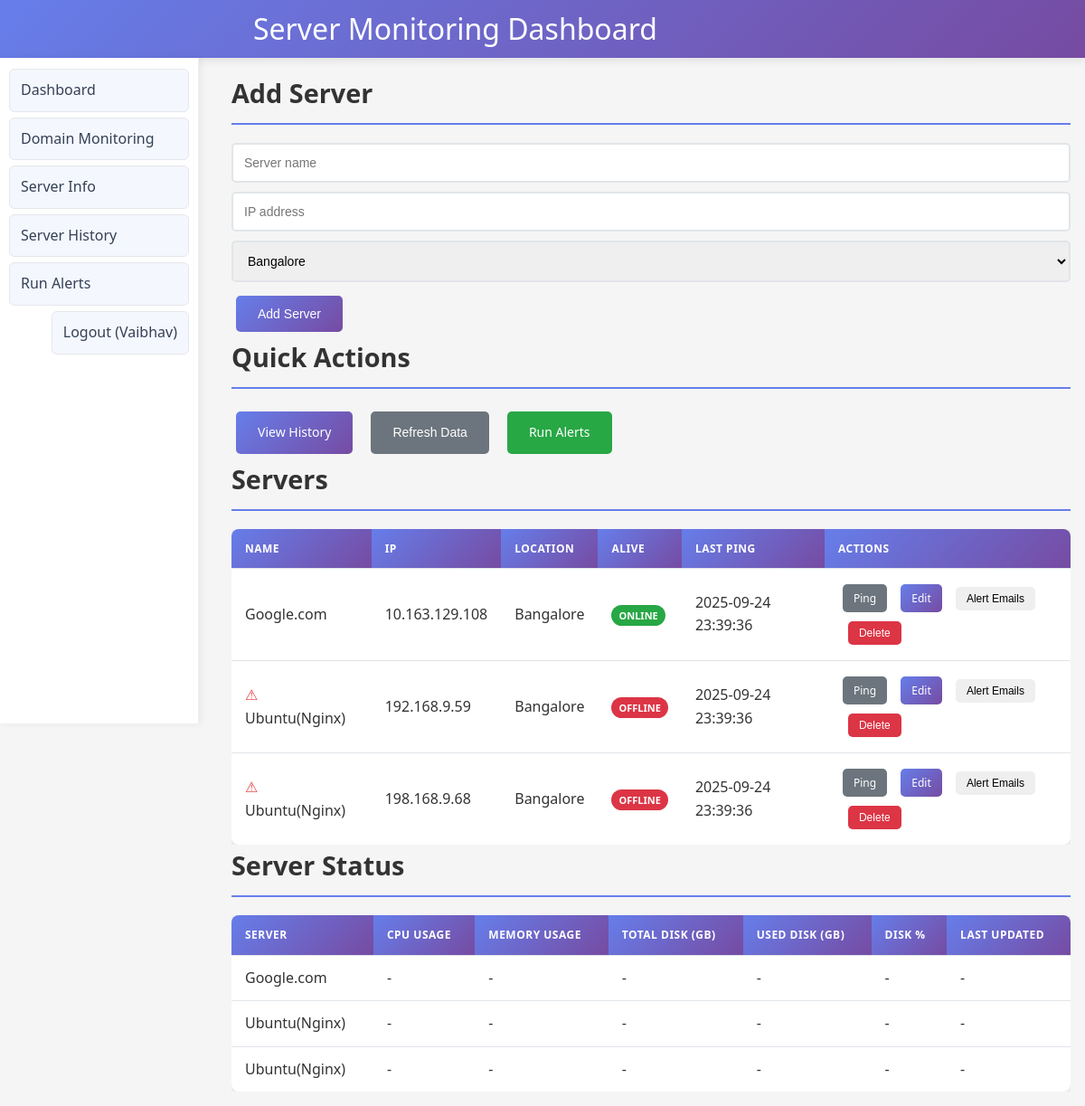
Before: /server (signed in) with the older database file.
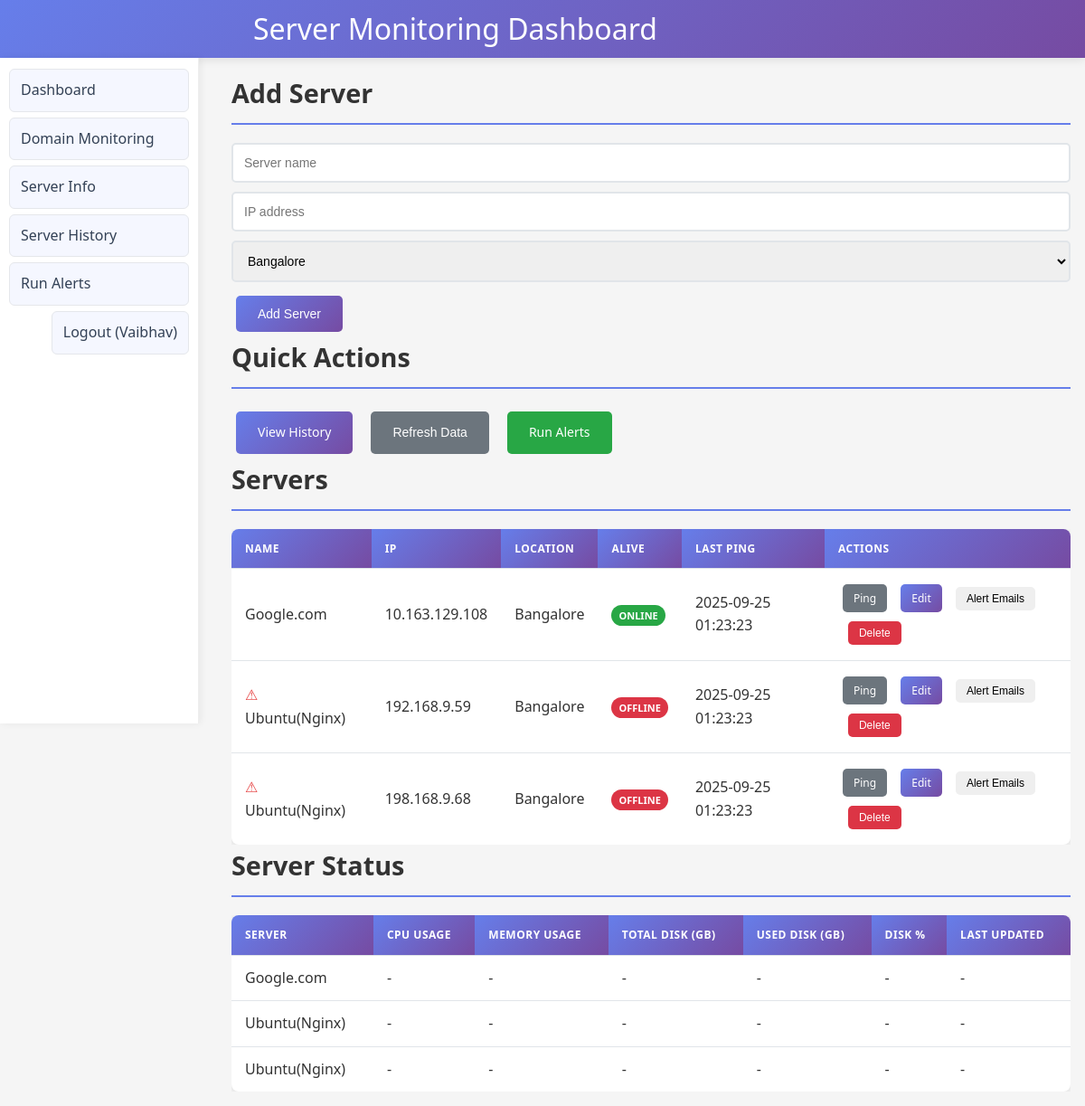
After: the same page with the newer database file.
### tables this page shows
CREATE TABLE users (
            id INTEGER PRIMARY KEY AUTOINCREMENT,
            name TEXT,
            email TEXT UNIQUE NOT NULL,
            password_hash TEXT NOT NULL,
            role TEXT NOT NULL,          -- super_admin, admin, super_analytics, analytics
            location TEXT                -- required for admin/analytics
        );

CREATE TABLE servers (
            id INTEGER PRIMARY KEY AUTOINCREMENT,
            name TEXT NOT NULL,
            ip_address TEXT NOT NULL,
            location TEXT,
            alive INTEGER DEFAULT 0,
            last_ping_at TEXT
        );

### 1app.py (the view, shortened to what this page needs)
@app.route('/server', methods=['GET', 'POST'])
@login_required
def server():
    user = get_current_user()
    collect_local = os.environ.get('COLLECT_LOCAL_STATS', '0') == '1'
    if collect_local:
        try:
            hostname = platform.node()
            os_info = f"{platform.system()} {platform.release()}"
            cpu_count = psutil.cpu_count(logical=True)
            cpu_percent = psutil.cpu_percent(interval=1)
            memory = psutil.virtual_memory()
            try:
                disk_root = os.environ.get("DISK_ROOT") or os.getenv('SystemDrive') or os.path.abspath(os.sep)
                if isinstance(disk_root, bytes):
                    disk_root = disk_root.decode('utf-8', 'ignore')
                disk_root = (disk_root or '').strip()
                if platform.system().lower().startswith('win') and len(disk_root) == 2 and disk_root[1] == ':':
                    disk_root = disk_root + '\\'
                disk_root = os.path.normpath(disk_root)
                if not os.path.isabs(disk_root):
                    disk_root = os.path.abspath(disk_root)
                print("[server] disk_root=", repr(disk_root), type(disk_root))
                disk = psutil.disk_usage(disk_root)
            except Exception as disk_err:
                try:
                    fallback_root = os.path.abspath(os.path.expanduser('~'))
                    print("[server] fallback_root=", repr(fallback_root), type(fallback_root))
                    disk = psutil.disk_usage(fallback_root)
                except Exception as disk_err2:
                    final_root = os.path.abspath(os.sep)
                    print("[server] final_root=", repr(final_root), type(final_root))
                    disk = psutil.disk_usage(final_root)
            open_ports = []
            for port in [22, 80, 443]:
                sock = socket.socket(socket.AF_INET, socket.SOCK_STREAM)
                sock.settimeout(0.5)
                if sock.connect_ex(('127.0.0.1', port)) == 0:
                    open_ports.append(port)
                sock.close()
            conn = get_db_connection()
            c = conn.cursor()
            c.execute('''
                INSERT INTO server_monitoring
                (hostname, os, cpu_count, cpu_usage, memory_total, memory_used, memory_percent,
                 disk_total, disk_used, disk_percent, open_ports, status)
                VALUES (?, ?, ?, ?, ?, ?, ?, ?, ?, ?, ?, ?)
            ''', (
                hostname,
                os_info,
                cpu_count,
                cpu_percent,
                round(memory.total / (1024**3), 2),
                round(memory.used / (1024**3), 2),
                memory.percent,
                round(disk.total / (1024**3), 2),
                round(disk.used / (1024**3), 2),
                round((disk.used / disk.total) * 100, 2),
                ','.join(map(str, open_ports)),
                'online'
            ))
            conn.commit()
            conn.close()
            server_info = {
                "hostname": hostname,
                "os": os_info,
                "cpu_count": cpu_count,
                "cpu_usage": f"{cpu_percent}%",
                "memory_total": f"{round(memory.total / (1024**3),2)} GB",
                "memory_used": f"{round(memory.used / (1024**3),2)} GB",
                "memory_percent": f"{memory.percent}%",
                "disk_total": f"{round(disk.total / (1024**3), 2)} GB",
                "disk_used": f"{round(disk.used / (1024**3), 2)} GB",
                "disk_percent": f"{round((disk.used / disk.total) * 100, 2)}%",
                "open_ports": open_ports
            }
        except Exception as e:
            server_info = {"error": f"server_info_failure: {type(e).__name__}: {e} | trace: {traceback.format_exc()}"}
    else:
        server_info = None
    conn = get_db_connection()
    c = conn.cursor()
    base_sql = "SELECT id, name, ip_address, location, alive, last_ping_at FROM servers"
    params = []
    if user and user["role"] in ("admin", "analytics"):
        base_sql += " WHERE LOWER(location)=LOWER(?)"
        params.append(user["location"] or "")
    base_sql += " ORDER BY name"
    c.execute(base_sql, params)
    servers = c.fetchall()
    conn.close()
    return render_template('server.html', server_info=server_info, servers=servers, locations=get_locations(), user=user)

### 1app.py (called while the page is built)
def get_db_connection():
    conn = sqlite3.connect(DB_FILE)
    conn.row_factory = sqlite3.Row
    return conn

def get_current_user():
    user_id = session.get('user_id')
    if not user_id:
        return None
    conn = get_db_connection()
    c = conn.cursor()
    c.execute("SELECT id, name, email, role, location FROM users WHERE id = ?", (user_id,))
    row = c.fetchone()
    conn.close()
    return row

def login_required(view_func):
    @functools.wraps(view_func)
    def wrapper(*args, **kwargs):
        if not get_current_user():
            return redirect(url_for('login', next=request.path))
        return view_func(*args, **kwargs)
    return wrapper

def get_locations():
    conn = get_db_connection()
    c = conn.cursor()
    c.execute("SELECT name FROM locations ORDER BY name")
    rows = [r[0] for r in c.fetchall()]
    conn.close()
    return rows

### templates/server.html (shortened to what this page needs)
<!DOCTYPE html>
<html>
<head>
    <link rel="stylesheet" href="{{ url_for('static', filename='style.css') }}">
</head>
<body>
    <header>
        <div class="container">
            <h1>Server Monitoring Dashboard</h1>
        </div>
    </header>
    <nav>
        <div class="container">
            <ul>
                <li><a href="/">Dashboard</a></li>
                <li><a href="/domain">Domain Monitoring</a></li>
                <li><a href="/server">Server Info</a></li>
                <li><a href="/server/history">Server History</a></li>
                <li><a href="/run_alerts">Run Alerts</a></li>
                {% if user %}
                    <li style="margin-left:auto"><a href="/logout">Logout ({{ user.name }})</a></li>
                {% else %}
                    <li style="margin-left:auto"><a href="/login">Login</a></li>
                {% endif %}
            </ul>
        </div>
    </nav>
    <div class="container">
        <div class="card">
            <h2>Add Server</h2>
            <form method="POST" style="display:flex; gap:10px; align-items:center; flex-wrap:wrap;">
                <input type="text" name="name" placeholder="Server name" class="form-control" required style="min-width:180px;">
                <input type="text" name="ip_address" placeholder="IP address" class="form-control" required style="min-width:180px;">
                <select name="location" class="form-control" style="min-width: 180px;">
                    {% for loc in locations %}
                        <option value="{{ loc }}">{{ loc }}</option>
                    {% endfor %}
                </select>
                <button type="submit" class="btn btn-primary">Add Server</button>
            </form>
        </div>
        <div class="card">
            <h2>Quick Actions</h2>
            <div style="display: flex; gap: 10px; flex-wrap: wrap;">
                <a href="/server/history" class="btn btn-primary">View History</a>
                <button onclick="location.reload()" class="btn btn-secondary">Refresh Data</button>
                <a href="/run_alerts" class="btn btn-success">Run Alerts</a>
            </div>
        </div>
        <div class="card">
            <h2>Servers</h2>
            <div class="table-container" id="servers-table-container">
                <table id="servers-table">
                    <thead>
                        <tr>
                            <th>Name</th>
                            <th>IP</th>
                            <th>Location</th>
                            <th>Alive</th>
                            <th>Last Ping</th>
                            <th>Actions</th>
                        </tr>
                    </thead>
                    <tbody>
                        {% for s in servers %}
                        <tr data-id="{{ s.id }}">
                            <td class="name">
                                {% if not s.alive %}<span title="Offline" style="color:#e53e3e;">⚠</span> {% endif %}
                                {{ s.name }}
                            </td>
                            <td class="ip">{{ s.ip_address }}</td>
                            <td class="location">{{ s.location or '-' }}</td>
                            <td class="alive">
                                {% if s.alive %}
                                    <span class="badge badge-success">Online</span>
                                {% else %}
                                    <span class="badge badge-danger">Offline</span>
                                {% endif %}
                            </td>
                            <td class="last_ping">{{ s.last_ping_at or '-' }}</td>
                            <td>
                                <a href="/server/ping/{{ s.id }}" class="btn btn-sm btn-secondary">Ping</a>
                                <a href="/server/edit/{{ s.id }}" class="btn btn-sm btn-primary" style="margin-left:6px;">Edit</a>
                                <button type="button" class="btn btn-sm btn-info btn-alert-emails" style="margin-left:6px;" data-server-id="{{ s.id }}" data-server-name='{{ s.name|tojson }}'>Alert Emails</button>
                                <form action="/server/delete/{{ s.id }}" method="POST" style="display:inline-block; margin-left:6px;" onsubmit="return confirm('Delete server \' + ({{ s.name|tojson }}) + '\'?');">
                                    <button type="submit" class="btn btn-sm btn-danger">Delete</button>
                                </form>
                            </td>
                        </tr>
                        {% endfor %}
                </table>
            </div>
        </div>
        <div class="card">
            <h2>Server Status</h2>
            <div class="table-container">
                <table id="server-status-table">
                    <thead>
                        <tr>
                            <th>Server</th>
                            <th>CPU Usage</th>
                            <th>Memory Usage</th>
                            <th>Total Disk (GB)</th>
                            <th>Used Disk (GB)</th>
                            <th>Disk %</th>
                            <th>Last Updated</th>
                        </tr>
                    </thead>
                    <tbody>
                    </tbody>
                </table>
            </div>
        </div>
</body>
</html>

### static/style.css (style rules this page uses)
:root { --primary: #667eea; --surface: #ffffff; --text: #334155; --muted: #6b7280; --sidebar-width: 240px; --header-height: 64px; }
* { margin: 0; padding: 0; box-sizing: border-box; }
body { font-family: 'Segoe UI', Tahoma, Geneva, Verdana, sans-serif; line-height: 1.6; color: #333; background-color: #f5f5f5; }
.container { max-width: 1200px; margin: 0 auto; padding: 16px; margin-left: var(--sidebar-width); }
header { background: linear-gradient(135deg, #667eea 0%, #764ba2 100%); color: white; height: var(--header-height); display: flex; align-items: center; padding: 0 16px; margin-bottom: 0; box-shadow: 0 2px 10px rgba(0,0,0,0.1); }
header h1 { width: 100%; text-align: right; font-size: 2em; font-weight: 400; margin-right: 8px; }
nav { position: fixed; left: 0; top: var(--header-height); width: calc(var(--sidebar-width) - 20px); height: calc(100vh - var(--header-height)); background: var(--surface); padding: 12px 10px; box-shadow: 2px 0 8px rgba(0,0,0,0.06); border-right: 1px solid #eee; overflow-y: auto; z-index: 1000; }
nav .container { margin: 0; padding: 0; max-width: 100%; }
nav ul { list-style: none; display: flex; flex-direction: column; gap: 6px; margin: 0; padding: 0; }
nav a { text-decoration: none; color: var(--text); font-weight: 500; padding: 10px 12px; border-radius: 6px; transition: all 0.2s ease; display: block; background: #f5f7ff; border: 1px solid #e5e7eb; }
.card h2 { color: #333; margin-bottom: 20px; font-size: 1.8em; border-bottom: 2px solid #667eea; padding-bottom: 10px; }
.form-control { width: 100%; padding: 12px; border: 2px solid #e1e5e9; border-radius: 5px; font-size: 14px; transition: border-color 0.3s ease; }
.btn { padding: 12px 24px; border: none; border-radius: 5px; cursor: pointer; font-size: 14px; font-weight: 500; text-decoration: none; display: inline-block; transition: all 0.3s ease; margin: 5px; }
.btn-primary { background: linear-gradient(135deg, #667eea 0%, #764ba2 100%); color: white; }
.btn-secondary { background-color: #6c757d; color: white; }
.btn-danger { background-color: #dc3545; color: white; }
.btn-success { background-color: #28a745; color: white; }
.btn-sm { padding: 6px 12px; font-size: 12px; }
.table-container { overflow-x: auto; margin-top: 12px; }
table { width: 100%; border-collapse: collapse; background: white; border-radius: 8px; overflow: hidden; box-shadow: 0 2px 10px rgba(0,0,0,0.1); }
th, td { padding: 12px 15px; text-align: left; border-bottom: 1px solid #e1e5e9; }
.table-container thead th { position: sticky; top: 0; z-index: 1; }
th { background: linear-gradient(135deg, #667eea 0%, #764ba2 100%); color: white; font-weight: 600; text-transform: uppercase; font-size: 12px; letter-spacing: 0.5px; }
tr:last-child td { border-bottom: none; }
.badge { padding: 4px 8px; border-radius: 12px; font-size: 11px; font-weight: 600; text-transform: uppercase; }
.badge-success { background-color: #28a745; color: white; }
.badge-danger { background-color: #dc3545; color: white; }

Changed rows visible on the page:
changed servers "Google.com": last_ping_at "2025-09-24 23:39:36" → "2025-09-25 01:23:23"
changed servers (number 2 of 3 on the later page): last_ping_at "2025-09-24 23:39:36" → "2025-09-25 01:23:23"
changed servers (number 3 of 3 on the later page): last_ping_at "2025-09-24 23:39:36" → "2025-09-25 01:23:23"
